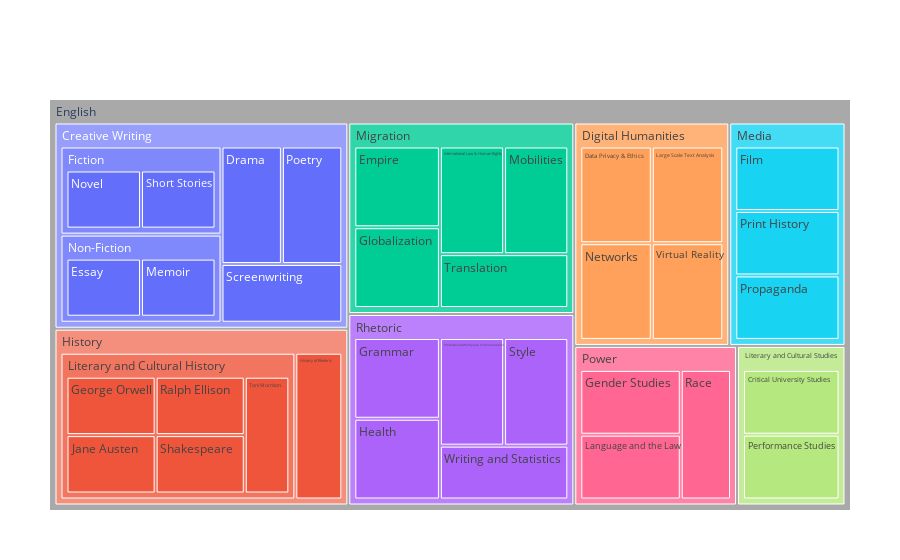

The notebook cell saved with this chart:
### Code cell
df= pd.read_csv('tree_data.csv')
df = df.sort_values(by='Name')
fig = px.treemap(
    names = df['Name'],
    parents = df['Parent']
)
fig.update_traces(root_color="darkgray")
fig.update_layout(margin = dict(t=100, l=50, r=50, b=50))
fig.show()

### Figure 1 — Plotly figure (JSON) as saved in the notebook; plotly's stock layout.template omitted (floating-point values rounded to 4 significant figures)
{"data": [{"domain": {"x": [0, 1], "y": [0, 1]}, "hovertemplate": "label=%{label}<br>parent=%{parent}<extra></extra>", "labels": ["Creative Writing", "Critical University Studies", "Data Privacy & Ethics", "Digital Humanities", "Drama", "Empire", "English", "Essay", "Fiction", "Film", "Gender Studies", "George Orwell", "Globalization", "Grammar", "Health", "History", "History of Rhetoric", "International Law & Human Rights", "Jane Austen", "Language and the Law", "Large Scale Text Analysis", "Literary and Cultural History", "Literary and Cultural Studies", "Media", "Memoir", "Migration", "Mobilities", "Networks", "Non-Fiction", "Novel", "Performance Studies", "Poetry", "Power", "Print History", "Professional/Workplace Communication", "Propaganda", "Race", "Ralph Ellison", "Rhetoric", "Screenwriting", "Shakespeare", "Short Stories", "Style", "Toni Morrison", "Translation", "Virtual Reality", "Writing and Statistics"], "name": "", "parents": ["English", "Literary and Cultural Studies", "Digital Humanities", "English", "Creative Writing", "Migration", null, "Non-Fiction", "Creative Writing", "Media", "Power", "Literary and Cultural History", "Migration", "Rhetoric", "Rhetoric", "English", "History", "Migration", "Literary and Cultural History", "Power", "Digital Humanities", "History", "English", "English", "Non-Fiction", "English", "Migration", "Digital Humanities", "Creative Writing", "Fiction", "Literary and Cultural Studies", "Creative Writing", "English", "Media", "Rhetoric", "Media", "Power", "Literary and Cultural History", "English", "Creative Writing", "Literary and Cultural History", "Fiction", "Rhetoric", "Literary and Cultural History", "Migration", "Digital Humanities", "Rhetoric"], "root": {"color": "darkgray"}, "type": "treemap"}], "layout": {"legend": {"tracegroupgap": 0}, "margin": {"b": 50, "l": 50, "r": 50, "t": 100}}}
